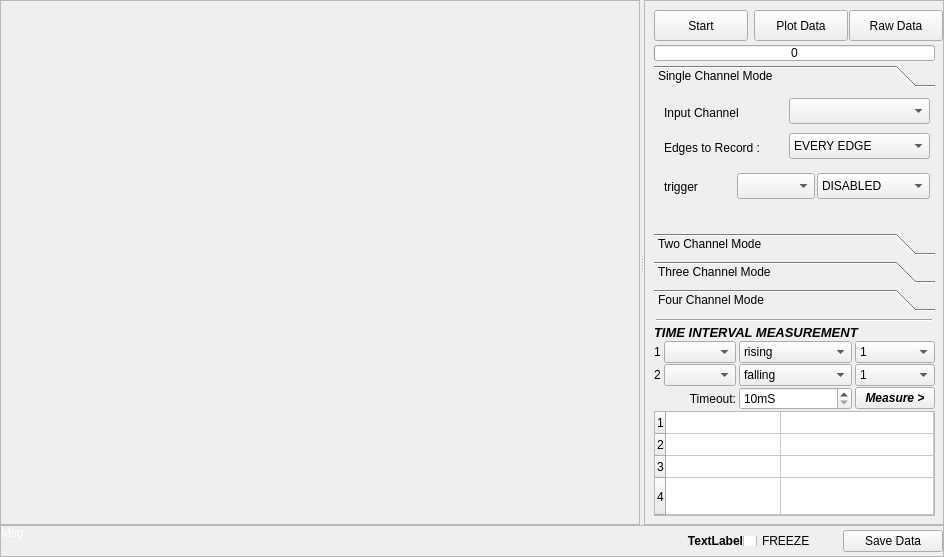
<?xml version="1.0" encoding="UTF-8"?>
<ui version="4.0">
 <class>MainWindow</class>
 <widget class="QMainWindow" name="MainWindow">
  <property name="geometry">
   <rect>
    <x>0</x>
    <y>0</y>
    <width>944</width>
    <height>557</height>
   </rect>
  </property>
  <property name="mouseTracking">
   <bool>false</bool>
  </property>
  <property name="windowTitle">
   <string>Test and Measurement Suite</string>
  </property>
  <property name="windowIcon">
   <iconset>
    <normaloff>../../../../../usr/share/pixmaps/cubeview48.png</normaloff>../../../../../usr/share/pixmaps/cubeview48.png</iconset>
  </property>
  <property name="windowOpacity">
   <double>1.000000000000000</double>
  </property>
  <property name="toolTip">
   <string/>
  </property>
  <property name="autoFillBackground">
   <bool>false</bool>
  </property>
  <property name="toolButtonStyle">
   <enum>Qt::ToolButtonIconOnly</enum>
  </property>
  <property name="tabShape">
   <enum>QTabWidget::Rounded</enum>
  </property>
  <widget class="QWidget" name="centralwidget">
   <property name="layoutDirection">
    <enum>Qt::LeftToRight</enum>
   </property>
   <layout class="QVBoxLayout" name="verticalLayout">
    <property name="spacing">
     <number>0</number>
    </property>
    <property name="margin">
     <number>0</number>
    </property>
    <item>
     <widget class="QSplitter" name="splitter">
      <property name="orientation">
       <enum>Qt::Horizontal</enum>
      </property>
      <widget class="QFrame" name="plot_area_frame">
       <property name="frameShape">
        <enum>QFrame::StyledPanel</enum>
       </property>
       <property name="frameShadow">
        <enum>QFrame::Raised</enum>
       </property>
       <layout class="QVBoxLayout" name="plot_area">
        <property name="spacing">
         <number>2</number>
        </property>
        <property name="margin">
         <number>2</number>
        </property>
       </layout>
      </widget>
      <widget class="QFrame" name="frame_12">
       <property name="sizePolicy">
        <sizepolicy hsizetype="Fixed" vsizetype="Preferred">
         <horstretch>0</horstretch>
         <verstretch>0</verstretch>
        </sizepolicy>
       </property>
       <property name="minimumSize">
        <size>
         <width>300</width>
         <height>0</height>
        </size>
       </property>
       <property name="maximumSize">
        <size>
         <width>300</width>
         <height>16777215</height>
        </size>
       </property>
       <property name="styleSheet">
        <string notr="true"/>
       </property>
       <property name="frameShape">
        <enum>QFrame::StyledPanel</enum>
       </property>
       <property name="frameShadow">
        <enum>QFrame::Raised</enum>
       </property>
       <property name="class" stdset="0">
        <string>PeripheralCollection</string>
       </property>
       <widget class="QFrame" name="frame_7">
        <property name="geometry">
         <rect>
          <x>10</x>
          <y>325</y>
          <width>281</width>
          <height>191</height>
         </rect>
        </property>
        <property name="frameShape">
         <enum>QFrame::NoFrame</enum>
        </property>
        <property name="frameShadow">
         <enum>QFrame::Raised</enum>
        </property>
        <property name="class" stdset="0">
         <string>PeripheralCollectionInner</string>
        </property>
        <layout class="QGridLayout" name="gridLayout_4">
         <property name="horizontalSpacing">
          <number>3</number>
         </property>
         <property name="verticalSpacing">
          <number>1</number>
         </property>
         <property name="margin">
          <number>0</number>
         </property>
         <item row="4" column="2">
          <widget class="QSpinBox" name="timeoutBox">
           <property name="suffix">
            <string>mS</string>
           </property>
           <property name="minimum">
            <number>10</number>
           </property>
           <property name="maximum">
            <number>10000</number>
           </property>
          </widget>
         </item>
         <item row="4" column="3">
          <widget class="QPushButton" name="pushButton_6">
           <property name="font">
            <font>
             <weight>75</weight>
             <italic>true</italic>
             <bold>true</bold>
            </font>
           </property>
           <property name="text">
            <string>Measure &gt;</string>
           </property>
          </widget>
         </item>
         <item row="4" column="0" colspan="2">
          <widget class="QLabel" name="label">
           <property name="text">
            <string>Timeout:</string>
           </property>
           <property name="alignment">
            <set>Qt::AlignRight|Qt::AlignTrailing|Qt::AlignVCenter</set>
           </property>
          </widget>
         </item>
         <item row="3" column="2">
          <widget class="QComboBox" name="edge2edge">
           <property name="currentIndex">
            <number>1</number>
           </property>
           <item>
            <property name="text">
             <string>rising</string>
            </property>
           </item>
           <item>
            <property name="text">
             <string>falling</string>
            </property>
           </item>
           <item>
            <property name="text">
             <string>four rising edges</string>
            </property>
           </item>
          </widget>
         </item>
         <item row="0" column="0" colspan="4">
          <widget class="QLabel" name="label_56">
           <property name="sizePolicy">
            <sizepolicy hsizetype="Preferred" vsizetype="Maximum">
             <horstretch>0</horstretch>
             <verstretch>0</verstretch>
            </sizepolicy>
           </property>
           <property name="font">
            <font>
             <pointsize>10</pointsize>
             <weight>75</weight>
             <italic>true</italic>
             <bold>true</bold>
            </font>
           </property>
           <property name="text">
            <string>TIME INTERVAL MEASUREMENT</string>
           </property>
          </widget>
         </item>
         <item row="2" column="0">
          <widget class="QLabel" name="label_16">
           <property name="text">
            <string>1</string>
           </property>
          </widget>
         </item>
         <item row="2" column="2">
          <widget class="QComboBox" name="edge1edge">
           <item>
            <property name="text">
             <string>rising</string>
            </property>
           </item>
           <item>
            <property name="text">
             <string>falling</string>
            </property>
           </item>
           <item>
            <property name="text">
             <string>four rising edges</string>
            </property>
           </item>
          </widget>
         </item>
         <item row="3" column="1">
          <widget class="QComboBox" name="edge2chan"/>
         </item>
         <item row="3" column="0">
          <widget class="QLabel" name="label_17">
           <property name="text">
            <string>2</string>
           </property>
          </widget>
         </item>
         <item row="2" column="1">
          <widget class="QComboBox" name="edge1chan"/>
         </item>
         <item row="2" column="3">
          <widget class="QComboBox" name="edge1Count">
           <property name="currentIndex">
            <number>0</number>
           </property>
           <item>
            <property name="text">
             <string>1</string>
            </property>
           </item>
           <item>
            <property name="text">
             <string>2</string>
            </property>
           </item>
           <item>
            <property name="text">
             <string>3</string>
            </property>
           </item>
           <item>
            <property name="text">
             <string>4</string>
            </property>
           </item>
          </widget>
         </item>
         <item row="3" column="3">
          <widget class="QComboBox" name="edge2Count">
           <item>
            <property name="text">
             <string>1</string>
            </property>
           </item>
           <item>
            <property name="text">
             <string>2</string>
            </property>
           </item>
           <item>
            <property name="text">
             <string>3</string>
            </property>
           </item>
           <item>
            <property name="text">
             <string>4</string>
            </property>
           </item>
          </widget>
         </item>
         <item row="10" column="0" colspan="4">
          <widget class="QTableWidget" name="timingResults">
           <property name="verticalScrollBarPolicy">
            <enum>Qt::ScrollBarAlwaysOff</enum>
           </property>
           <property name="showGrid">
            <bool>true</bool>
           </property>
           <property name="cornerButtonEnabled">
            <bool>true</bool>
           </property>
           <property name="rowCount">
            <number>4</number>
           </property>
           <property name="columnCount">
            <number>2</number>
           </property>
           <attribute name="horizontalHeaderVisible">
            <bool>false</bool>
           </attribute>
           <attribute name="horizontalHeaderDefaultSectionSize">
            <number>115</number>
           </attribute>
           <attribute name="horizontalHeaderMinimumSectionSize">
            <number>60</number>
           </attribute>
           <attribute name="horizontalHeaderStretchLastSection">
            <bool>true</bool>
           </attribute>
           <attribute name="verticalHeaderDefaultSectionSize">
            <number>22</number>
           </attribute>
           <attribute name="verticalHeaderMinimumSectionSize">
            <number>20</number>
           </attribute>
           <attribute name="verticalHeaderStretchLastSection">
            <bool>true</bool>
           </attribute>
           <row/>
           <row/>
           <row/>
           <row/>
           <column/>
           <column/>
          </widget>
         </item>
        </layout>
       </widget>
       <widget class="QPushButton" name="pushButton">
        <property name="geometry">
         <rect>
          <x>10</x>
          <y>10</y>
          <width>94</width>
          <height>31</height>
         </rect>
        </property>
        <property name="minimumSize">
         <size>
          <width>94</width>
          <height>0</height>
         </size>
        </property>
        <property name="text">
         <string>Start</string>
        </property>
       </widget>
       <widget class="QProgressBar" name="progressBar">
        <property name="geometry">
         <rect>
          <x>10</x>
          <y>45</y>
          <width>281</width>
          <height>16</height>
         </rect>
        </property>
        <property name="maximum">
         <number>2500</number>
        </property>
        <property name="value">
         <number>0</number>
        </property>
        <property name="format">
         <string>%v</string>
        </property>
       </widget>
       <widget class="QPushButton" name="pushButton_2">
        <property name="geometry">
         <rect>
          <x>110</x>
          <y>10</y>
          <width>94</width>
          <height>31</height>
         </rect>
        </property>
        <property name="minimumSize">
         <size>
          <width>94</width>
          <height>0</height>
         </size>
        </property>
        <property name="text">
         <string>Plot Data</string>
        </property>
       </widget>
       <widget class="QPushButton" name="pushButton_3">
        <property name="geometry">
         <rect>
          <x>205</x>
          <y>10</y>
          <width>94</width>
          <height>31</height>
         </rect>
        </property>
        <property name="minimumSize">
         <size>
          <width>94</width>
          <height>0</height>
         </size>
        </property>
        <property name="text">
         <string>Raw Data</string>
        </property>
       </widget>
       <widget class="QToolBox" name="channelSelection">
        <property name="geometry">
         <rect>
          <x>10</x>
          <y>65</y>
          <width>281</width>
          <height>246</height>
         </rect>
        </property>
        <property name="currentIndex">
         <number>0</number>
        </property>
        <widget class="QWidget" name="C1">
         <property name="geometry">
          <rect>
           <x>0</x>
           <y>0</y>
           <width>281</width>
           <height>122</height>
          </rect>
         </property>
         <attribute name="label">
          <string>Single Channel Mode</string>
         </attribute>
         <widget class="QLabel" name="label_28">
          <property name="geometry">
           <rect>
            <x>10</x>
            <y>10</y>
            <width>131</width>
            <height>20</height>
           </rect>
          </property>
          <property name="text">
           <string>Input Channel</string>
          </property>
         </widget>
         <widget class="QComboBox" name="C1_chan">
          <property name="geometry">
           <rect>
            <x>135</x>
            <y>5</y>
            <width>141</width>
            <height>26</height>
           </rect>
          </property>
         </widget>
         <widget class="QComboBox" name="C1_chanmode">
          <property name="geometry">
           <rect>
            <x>135</x>
            <y>40</y>
            <width>141</width>
            <height>26</height>
           </rect>
          </property>
          <property name="currentIndex">
           <number>1</number>
          </property>
          <item>
           <property name="text">
            <string>DISABLED</string>
           </property>
          </item>
          <item>
           <property name="text">
            <string>EVERY EDGE</string>
           </property>
          </item>
          <item>
           <property name="text">
            <string>FALLING EDGES ONLY</string>
           </property>
          </item>
          <item>
           <property name="text">
            <string>RISING EDGES ONLY</string>
           </property>
          </item>
          <item>
           <property name="text">
            <string>EVERY FOUR RISING EDGES</string>
           </property>
          </item>
         </widget>
         <widget class="QLabel" name="label_29">
          <property name="geometry">
           <rect>
            <x>10</x>
            <y>45</y>
            <width>131</width>
            <height>20</height>
           </rect>
          </property>
          <property name="text">
           <string>Edges to Record :</string>
          </property>
         </widget>
         <widget class="QLabel" name="label_31">
          <property name="enabled">
           <bool>true</bool>
          </property>
          <property name="geometry">
           <rect>
            <x>10</x>
            <y>85</y>
            <width>81</width>
            <height>18</height>
           </rect>
          </property>
          <property name="text">
           <string>trigger </string>
          </property>
         </widget>
         <widget class="QComboBox" name="C1_trig">
          <property name="enabled">
           <bool>true</bool>
          </property>
          <property name="geometry">
           <rect>
            <x>83</x>
            <y>80</y>
            <width>78</width>
            <height>26</height>
           </rect>
          </property>
          <property name="frame">
           <bool>true</bool>
          </property>
         </widget>
         <widget class="QComboBox" name="C1_trigmode">
          <property name="enabled">
           <bool>true</bool>
          </property>
          <property name="geometry">
           <rect>
            <x>163</x>
            <y>80</y>
            <width>113</width>
            <height>26</height>
           </rect>
          </property>
          <property name="currentIndex">
           <number>0</number>
          </property>
          <property name="frame">
           <bool>true</bool>
          </property>
          <item>
           <property name="text">
            <string>DISABLED</string>
           </property>
          </item>
          <item>
           <property name="text">
            <string>FALLING EDGES ONLY</string>
           </property>
          </item>
          <item>
           <property name="text">
            <string>RISING EDGES ONLY</string>
           </property>
          </item>
          <item>
           <property name="text">
            <string>EVERY FOUR RISING EDGES</string>
           </property>
          </item>
         </widget>
        </widget>
        <widget class="QWidget" name="C2">
         <attribute name="label">
          <string>Two Channel Mode</string>
         </attribute>
         <widget class="QComboBox" name="C2_ID1">
          <property name="geometry">
           <rect>
            <x>83</x>
            <y>4</y>
            <width>78</width>
            <height>26</height>
           </rect>
          </property>
         </widget>
         <widget class="QLabel" name="label_33">
          <property name="geometry">
           <rect>
            <x>10</x>
            <y>10</y>
            <width>81</width>
            <height>18</height>
           </rect>
          </property>
          <property name="text">
           <string>Channel 1</string>
          </property>
         </widget>
         <widget class="QComboBox" name="C2_M1">
          <property name="geometry">
           <rect>
            <x>165</x>
            <y>5</y>
            <width>113</width>
            <height>26</height>
           </rect>
          </property>
          <property name="currentIndex">
           <number>1</number>
          </property>
          <item>
           <property name="text">
            <string>DISABLED</string>
           </property>
          </item>
          <item>
           <property name="text">
            <string>EVERY EDGE</string>
           </property>
          </item>
          <item>
           <property name="text">
            <string>FALLING EDGES ONLY</string>
           </property>
          </item>
          <item>
           <property name="text">
            <string>RISING EDGES ONLY</string>
           </property>
          </item>
          <item>
           <property name="text">
            <string>EVERY FOUR RISING EDGES</string>
           </property>
          </item>
         </widget>
         <widget class="QLabel" name="label_34">
          <property name="geometry">
           <rect>
            <x>10</x>
            <y>45</y>
            <width>81</width>
            <height>18</height>
           </rect>
          </property>
          <property name="text">
           <string>Channel 2</string>
          </property>
         </widget>
         <widget class="QComboBox" name="C2_ID2">
          <property name="geometry">
           <rect>
            <x>83</x>
            <y>40</y>
            <width>78</width>
            <height>26</height>
           </rect>
          </property>
         </widget>
         <widget class="QComboBox" name="C2_M2">
          <property name="geometry">
           <rect>
            <x>165</x>
            <y>40</y>
            <width>113</width>
            <height>26</height>
           </rect>
          </property>
          <property name="currentIndex">
           <number>1</number>
          </property>
          <item>
           <property name="text">
            <string>DISABLED</string>
           </property>
          </item>
          <item>
           <property name="text">
            <string>EVERY EDGE</string>
           </property>
          </item>
          <item>
           <property name="text">
            <string>FALLING EDGES ONLY</string>
           </property>
          </item>
          <item>
           <property name="text">
            <string>RISING EDGES ONLY</string>
           </property>
          </item>
          <item>
           <property name="text">
            <string>EVERY FOUR RISING EDGES</string>
           </property>
          </item>
         </widget>
         <widget class="QComboBox" name="C2_trigmode">
          <property name="geometry">
           <rect>
            <x>172</x>
            <y>85</y>
            <width>106</width>
            <height>26</height>
           </rect>
          </property>
          <property name="currentIndex">
           <number>0</number>
          </property>
          <item>
           <property name="text">
            <string>DISABLED</string>
           </property>
          </item>
          <item>
           <property name="text">
            <string>FALLING EDGE</string>
           </property>
          </item>
          <item>
           <property name="text">
            <string>RISING EDGE</string>
           </property>
          </item>
         </widget>
         <widget class="QLabel" name="label_35">
          <property name="geometry">
           <rect>
            <x>10</x>
            <y>90</y>
            <width>81</width>
            <height>18</height>
           </rect>
          </property>
          <property name="text">
           <string>trigger </string>
          </property>
         </widget>
         <widget class="QComboBox" name="C2_trig">
          <property name="geometry">
           <rect>
            <x>85</x>
            <y>85</y>
            <width>78</width>
            <height>26</height>
           </rect>
          </property>
         </widget>
        </widget>
        <widget class="QWidget" name="C3">
         <attribute name="label">
          <string>Three Channel Mode</string>
         </attribute>
         <widget class="QComboBox" name="C3_M2">
          <property name="geometry">
           <rect>
            <x>50</x>
            <y>35</y>
            <width>225</width>
            <height>17</height>
           </rect>
          </property>
          <property name="font">
           <font>
            <pointsize>9</pointsize>
            <weight>75</weight>
            <bold>true</bold>
           </font>
          </property>
          <property name="currentIndex">
           <number>1</number>
          </property>
          <item>
           <property name="text">
            <string>DISABLED</string>
           </property>
          </item>
          <item>
           <property name="text">
            <string>EVERY EDGE</string>
           </property>
          </item>
          <item>
           <property name="text">
            <string>FALLING EDGES ONLY</string>
           </property>
          </item>
          <item>
           <property name="text">
            <string>RISING EDGES ONLY</string>
           </property>
          </item>
         </widget>
         <widget class="QLabel" name="label_10">
          <property name="geometry">
           <rect>
            <x>9</x>
            <y>35</y>
            <width>30</width>
            <height>17</height>
           </rect>
          </property>
          <property name="text">
           <string>ID2 :</string>
          </property>
         </widget>
         <widget class="QComboBox" name="C3_M3">
          <property name="geometry">
           <rect>
            <x>50</x>
            <y>58</y>
            <width>225</width>
            <height>18</height>
           </rect>
          </property>
          <property name="font">
           <font>
            <pointsize>9</pointsize>
            <weight>75</weight>
            <bold>true</bold>
           </font>
          </property>
          <property name="currentIndex">
           <number>1</number>
          </property>
          <item>
           <property name="text">
            <string>DISABLED</string>
           </property>
          </item>
          <item>
           <property name="text">
            <string>EVERY EDGE</string>
           </property>
          </item>
          <item>
           <property name="text">
            <string>FALLING EDGES ONLY</string>
           </property>
          </item>
          <item>
           <property name="text">
            <string>RISING EDGES ONLY</string>
           </property>
          </item>
         </widget>
         <widget class="QLabel" name="label_5">
          <property name="geometry">
           <rect>
            <x>9</x>
            <y>11</y>
            <width>30</width>
            <height>18</height>
           </rect>
          </property>
          <property name="text">
           <string>ID1 :</string>
          </property>
         </widget>
         <widget class="QComboBox" name="C3_M1">
          <property name="geometry">
           <rect>
            <x>50</x>
            <y>11</y>
            <width>225</width>
            <height>18</height>
           </rect>
          </property>
          <property name="font">
           <font>
            <pointsize>9</pointsize>
            <weight>75</weight>
            <bold>true</bold>
           </font>
          </property>
          <property name="currentIndex">
           <number>1</number>
          </property>
          <item>
           <property name="text">
            <string>DISABLED</string>
           </property>
          </item>
          <item>
           <property name="text">
            <string>EVERY EDGE</string>
           </property>
          </item>
          <item>
           <property name="text">
            <string>FALLING EDGES ONLY</string>
           </property>
          </item>
          <item>
           <property name="text">
            <string>RISING EDGES ONLY</string>
           </property>
          </item>
         </widget>
         <widget class="QLabel" name="label_13">
          <property name="geometry">
           <rect>
            <x>9</x>
            <y>58</y>
            <width>30</width>
            <height>18</height>
           </rect>
          </property>
          <property name="text">
           <string>ID3 :</string>
          </property>
         </widget>
         <widget class="QLabel" name="label_32">
          <property name="geometry">
           <rect>
            <x>7</x>
            <y>95</y>
            <width>81</width>
            <height>18</height>
           </rect>
          </property>
          <property name="text">
           <string>trigger </string>
          </property>
         </widget>
         <widget class="QComboBox" name="C3_trig">
          <property name="geometry">
           <rect>
            <x>80</x>
            <y>90</y>
            <width>78</width>
            <height>26</height>
           </rect>
          </property>
         </widget>
         <widget class="QComboBox" name="C3_trigmode">
          <property name="geometry">
           <rect>
            <x>162</x>
            <y>90</y>
            <width>113</width>
            <height>26</height>
           </rect>
          </property>
          <property name="currentIndex">
           <number>0</number>
          </property>
          <item>
           <property name="text">
            <string>DISABLED</string>
           </property>
          </item>
          <item>
           <property name="text">
            <string>FALLING EDGES ONLY</string>
           </property>
          </item>
          <item>
           <property name="text">
            <string>RISING EDGES ONLY</string>
           </property>
          </item>
          <item>
           <property name="text">
            <string>EVERY FOUR RISING EDGES</string>
           </property>
          </item>
         </widget>
        </widget>
        <widget class="QWidget" name="C4">
         <property name="geometry">
          <rect>
           <x>0</x>
           <y>0</y>
           <width>281</width>
           <height>122</height>
          </rect>
         </property>
         <attribute name="label">
          <string>Four Channel Mode</string>
         </attribute>
         <widget class="QComboBox" name="C4_M4">
          <property name="geometry">
           <rect>
            <x>50</x>
            <y>71</y>
            <width>225</width>
            <height>18</height>
           </rect>
          </property>
          <property name="font">
           <font>
            <pointsize>9</pointsize>
            <weight>75</weight>
            <bold>true</bold>
           </font>
          </property>
          <property name="currentIndex">
           <number>1</number>
          </property>
          <item>
           <property name="text">
            <string>DISABLED</string>
           </property>
          </item>
          <item>
           <property name="text">
            <string>EVERY EDGE</string>
           </property>
          </item>
          <item>
           <property name="text">
            <string>FALLING EDGES ONLY</string>
           </property>
          </item>
          <item>
           <property name="text">
            <string>RISING EDGES ONLY</string>
           </property>
          </item>
         </widget>
         <widget class="QLabel" name="label_11">
          <property name="geometry">
           <rect>
            <x>9</x>
            <y>47</y>
            <width>30</width>
            <height>18</height>
           </rect>
          </property>
          <property name="text">
           <string>ID3 :</string>
          </property>
         </widget>
         <widget class="QComboBox" name="C4_M1">
          <property name="geometry">
           <rect>
            <x>50</x>
            <y>0</y>
            <width>225</width>
            <height>18</height>
           </rect>
          </property>
          <property name="font">
           <font>
            <pointsize>9</pointsize>
            <weight>75</weight>
            <bold>true</bold>
           </font>
          </property>
          <property name="currentIndex">
           <number>1</number>
          </property>
          <item>
           <property name="text">
            <string>DISABLED</string>
           </property>
          </item>
          <item>
           <property name="text">
            <string>EVERY EDGE</string>
           </property>
          </item>
          <item>
           <property name="text">
            <string>FALLING EDGES ONLY</string>
           </property>
          </item>
          <item>
           <property name="text">
            <string>RISING EDGES ONLY</string>
           </property>
          </item>
         </widget>
         <widget class="QLabel" name="label_12">
          <property name="geometry">
           <rect>
            <x>9</x>
            <y>71</y>
            <width>30</width>
            <height>18</height>
           </rect>
          </property>
          <property name="text">
           <string>ID4 :</string>
          </property>
         </widget>
         <widget class="QComboBox" name="C4_M3">
          <property name="geometry">
           <rect>
            <x>50</x>
            <y>47</y>
            <width>225</width>
            <height>18</height>
           </rect>
          </property>
          <property name="font">
           <font>
            <pointsize>9</pointsize>
            <weight>75</weight>
            <bold>true</bold>
           </font>
          </property>
          <property name="currentIndex">
           <number>1</number>
          </property>
          <item>
           <property name="text">
            <string>DISABLED</string>
           </property>
          </item>
          <item>
           <property name="text">
            <string>EVERY EDGE</string>
           </property>
          </item>
          <item>
           <property name="text">
            <string>FALLING EDGES ONLY</string>
           </property>
          </item>
          <item>
           <property name="text">
            <string>RISING EDGES ONLY</string>
           </property>
          </item>
         </widget>
         <widget class="QComboBox" name="C4_M2">
          <property name="geometry">
           <rect>
            <x>50</x>
            <y>24</y>
            <width>225</width>
            <height>17</height>
           </rect>
          </property>
          <property name="font">
           <font>
            <pointsize>9</pointsize>
            <weight>75</weight>
            <bold>true</bold>
           </font>
          </property>
          <property name="currentIndex">
           <number>1</number>
          </property>
          <item>
           <property name="text">
            <string>DISABLED</string>
           </property>
          </item>
          <item>
           <property name="text">
            <string>EVERY EDGE</string>
           </property>
          </item>
          <item>
           <property name="text">
            <string>FALLING EDGES ONLY</string>
           </property>
          </item>
          <item>
           <property name="text">
            <string>RISING EDGES ONLY</string>
           </property>
          </item>
         </widget>
         <widget class="QLabel" name="label_4">
          <property name="geometry">
           <rect>
            <x>9</x>
            <y>0</y>
            <width>30</width>
            <height>18</height>
           </rect>
          </property>
          <property name="text">
           <string>ID1 :</string>
          </property>
         </widget>
         <widget class="QLabel" name="label_9">
          <property name="geometry">
           <rect>
            <x>9</x>
            <y>24</y>
            <width>30</width>
            <height>17</height>
           </rect>
          </property>
          <property name="text">
           <string>ID2 :</string>
          </property>
         </widget>
         <widget class="QCheckBox" name="FourChanTrig">
          <property name="geometry">
           <rect>
            <x>10</x>
            <y>95</y>
            <width>256</width>
            <height>26</height>
           </rect>
          </property>
          <property name="text">
           <string>Trigger on ID1</string>
          </property>
          <property name="checked">
           <bool>true</bool>
          </property>
         </widget>
        </widget>
       </widget>
       <widget class="Line" name="line">
        <property name="geometry">
         <rect>
          <x>12</x>
          <y>310</y>
          <width>276</width>
          <height>21</height>
         </rect>
        </property>
        <property name="orientation">
         <enum>Qt::Horizontal</enum>
        </property>
       </widget>
      </widget>
     </widget>
    </item>
    <item>
     <widget class="QFrame" name="frame_9">
      <property name="sizePolicy">
       <sizepolicy hsizetype="Preferred" vsizetype="Maximum">
        <horstretch>0</horstretch>
        <verstretch>20</verstretch>
       </sizepolicy>
      </property>
      <property name="minimumSize">
       <size>
        <width>0</width>
        <height>17</height>
       </size>
      </property>
      <property name="maximumSize">
       <size>
        <width>16777215</width>
        <height>34</height>
       </size>
      </property>
      <property name="baseSize">
       <size>
        <width>0</width>
        <height>0</height>
       </size>
      </property>
      <property name="frameShape">
       <enum>QFrame::StyledPanel</enum>
      </property>
      <property name="frameShadow">
       <enum>QFrame::Raised</enum>
      </property>
      <layout class="QHBoxLayout" name="horizontalLayout">
       <property name="spacing">
        <number>0</number>
       </property>
       <property name="sizeConstraint">
        <enum>QLayout::SetMaximumSize</enum>
       </property>
       <property name="margin">
        <number>0</number>
       </property>
       <item>
        <widget class="QLabel" name="message_label">
         <property name="sizePolicy">
          <sizepolicy hsizetype="Preferred" vsizetype="Maximum">
           <horstretch>0</horstretch>
           <verstretch>0</verstretch>
          </sizepolicy>
         </property>
         <property name="minimumSize">
          <size>
           <width>0</width>
           <height>30</height>
          </size>
         </property>
         <property name="baseSize">
          <size>
           <width>0</width>
           <height>17</height>
          </size>
         </property>
         <property name="styleSheet">
          <string notr="true">color: rgb(255, 255, 255);</string>
         </property>
         <property name="text">
          <string>Msg:</string>
         </property>
         <property name="alignment">
          <set>Qt::AlignLeading|Qt::AlignLeft|Qt::AlignTop</set>
         </property>
         <property name="wordWrap">
          <bool>true</bool>
         </property>
        </widget>
       </item>
       <item>
        <widget class="QLabel" name="coord_label">
         <property name="sizePolicy">
          <sizepolicy hsizetype="Maximum" vsizetype="Preferred">
           <horstretch>0</horstretch>
           <verstretch>0</verstretch>
          </sizepolicy>
         </property>
         <property name="maximumSize">
          <size>
           <width>250</width>
           <height>16777215</height>
          </size>
         </property>
         <property name="font">
          <font>
           <pointsize>9</pointsize>
           <weight>75</weight>
           <bold>true</bold>
          </font>
         </property>
         <property name="text">
          <string>TextLabel</string>
         </property>
         <property name="alignment">
          <set>Qt::AlignRight|Qt::AlignTrailing|Qt::AlignVCenter</set>
         </property>
        </widget>
       </item>
       <item>
        <widget class="QCheckBox" name="freezeButton">
         <property name="sizePolicy">
          <sizepolicy hsizetype="Minimum" vsizetype="Maximum">
           <horstretch>0</horstretch>
           <verstretch>0</verstretch>
          </sizepolicy>
         </property>
         <property name="maximumSize">
          <size>
           <width>100</width>
           <height>10</height>
          </size>
         </property>
         <property name="text">
          <string>FREEZE</string>
         </property>
        </widget>
       </item>
       <item>
        <widget class="QPushButton" name="pushButton_4">
         <property name="maximumSize">
          <size>
           <width>100</width>
           <height>16777215</height>
          </size>
         </property>
         <property name="text">
          <string>Save Data</string>
         </property>
        </widget>
       </item>
      </layout>
     </widget>
    </item>
   </layout>
  </widget>
  <action name="actionSave_as">
   <property name="text">
    <string>Save as</string>
   </property>
  </action>
 </widget>
 <resources/>
 <connections>
  <connection>
   <sender>pushButton_6</sender>
   <signal>clicked()</signal>
   <receiver>MainWindow</receiver>
   <slot>measure_interval()</slot>
   <hints>
    <hint type="sourcelabel">
     <x>872</x>
     <y>414</y>
    </hint>
    <hint type="destinationlabel">
     <x>272</x>
     <y>544</y>
    </hint>
   </hints>
  </connection>
  <connection>
   <sender>pushButton</sender>
   <signal>clicked()</signal>
   <receiver>MainWindow</receiver>
   <slot>capture()</slot>
   <hints>
    <hint type="sourcelabel">
     <x>695</x>
     <y>40</y>
    </hint>
    <hint type="destinationlabel">
     <x>814</x>
     <y>0</y>
    </hint>
   </hints>
  </connection>
  <connection>
   <sender>pushButton_3</sender>
   <signal>clicked()</signal>
   <receiver>MainWindow</receiver>
   <slot>showData()</slot>
   <hints>
    <hint type="sourcelabel">
     <x>890</x>
     <y>40</y>
    </hint>
    <hint type="destinationlabel">
     <x>900</x>
     <y>21</y>
    </hint>
   </hints>
  </connection>
  <connection>
   <sender>pushButton_2</sender>
   <signal>clicked()</signal>
   <receiver>MainWindow</receiver>
   <slot>plotData()</slot>
   <hints>
    <hint type="sourcelabel">
     <x>795</x>
     <y>40</y>
    </hint>
    <hint type="destinationlabel">
     <x>763</x>
     <y>0</y>
    </hint>
   </hints>
  </connection>
  <connection>
   <sender>pushButton_4</sender>
   <signal>clicked()</signal>
   <receiver>MainWindow</receiver>
   <slot>saveData()</slot>
   <hints>
    <hint type="sourcelabel">
     <x>864</x>
     <y>536</y>
    </hint>
    <hint type="destinationlabel">
     <x>901</x>
     <y>538</y>
    </hint>
   </hints>
  </connection>
 </connections>
 <slots>
  <slot>dump_to_file()</slot>
  <slot>byebye()</slot>
  <slot>capture()</slot>
  <slot>showData()</slot>
  <slot>plotData()</slot>
  <slot>saveData()</slot>
 </slots>
</ui>
